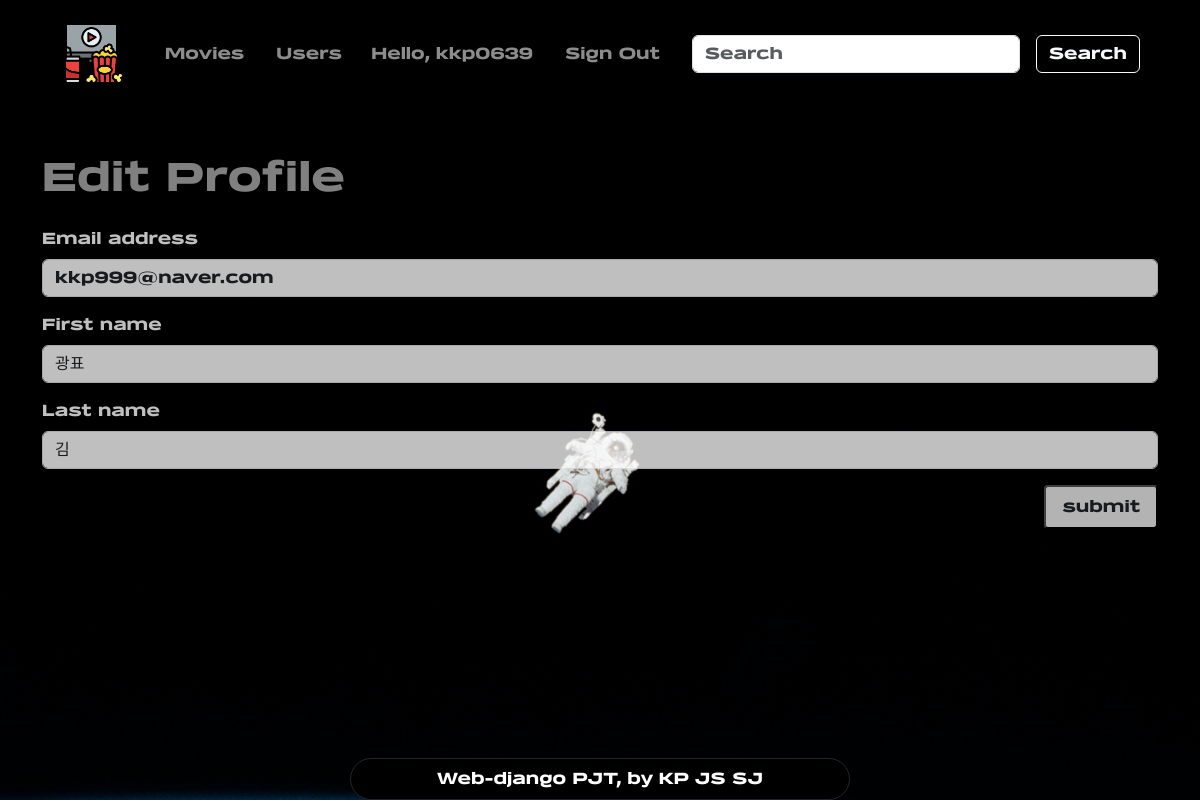
Page /accounts/update/ (signed in) on the committed database.
### accounts/models.py (models this page shows)
class User(AbstractUser):
    pass

### accounts/views.py (the view)
# urls.py: path("update/", views.update, name="update"),
@login_required
def update(request):
    if request.method == "POST":
        form = CustomUserChangeForm(request.POST, instance=request.user)
        if form.is_valid():
            form.save()
            messages.success(request, "회원정보 수정이 완료되었습니다.")
            return redirect("articles:index")
    else:
        form = CustomUserChangeForm(instance=request.user)
    context = {
        "form": form,
    }
    return render(request, "accounts/update.html", context)

### accounts/forms.py
class CustomUserChangeForm(UserChangeForm):
    class Meta(UserChangeForm.Meta):
        model = get_user_model()
        fields = (
            "email",
            "first_name",
            "last_name",
        )

### accounts/templates/accounts/update.html (shortened to what this page needs)
{% extends 'base.html' %}
{% block content %}
  {% load django_bootstrap5 %}
  <div class="container py-5">
    <h1 class="text-white opacity-50 pb-3">
      Edit Profile
    </h1>
    <form action="{% url 'accounts:update' %}" method="POST" class="text-white opacity-75">
      {% bootstrap_field form.email %}
      {% bootstrap_field form.first_name %}
      {% bootstrap_field form.last_name %}
      <div class="text-end">
        <input type="submit" value="submit" class="text-dark px-3 py-2 rounded-1">
      </div>
    </form>
  </div>
{% endblock content %}

### templates/base.html (shortened to what this page needs)
{% load static %}
{% load django_bootstrap5 %}
<!DOCTYPE html>
<html lang="en">
  <head>
    {% bootstrap_css %}
    <link rel="stylesheet" href="https://cdn.jsdelivr.net/npm/bootstrap-icons@1.9.1/font/bootstrap-icons.css">
    <link rel="stylesheet" href="{% static 'css/style.css' %}" type="text/css">
  </head>
  <body class="background-img">
    <nav class="navbar navbar-expand-lg navbar-dark bg-black py-3">
      <div class="container-fluid w-100">
        <a class="navbar-brand ms-5" href="{% url 'articles:index' %}">
          <img class="" src="{% static 'images/logo.png' %}" alt="logo" height="65">
        </a>
        <div class="collapse navbar-collapse" id="navbarSupportedContent">
          <ul class="navbar-nav me-auto mb-2 mb-lg-0">
            <li class="nav-item mx-3">
              <a class="nav-link" href="{% url 'articles:index' %}">Movies</a>
            </li>
            <li class="nav-item">
              <a class="nav-link" href="{% url 'accounts:userlist' %}">Users</a>
            </li>
          </ul>
          {% if user.is_authenticated %}
            <ul class="navbar-nav">
              <li class="nav-item mx-2">
                <a class="nav-link" href="{% url 'accounts:profile' user.pk %}">Hello,
                  {{ request.user.username }}</a>
              </li>
              <a class="nav-link mx-2" href="{% url 'accounts:logout' %}">Sign Out</a>
            </ul>
          {% endif %}
          <form class="d-flex me-5" role="search">
            <input class="form-control mx-3" type="search" placeholder="Search" aria-label="Search">
            <button class="btn btn-outline-light" type="submit">Search</button>
          </form>
        </div>
      </div>
    </nav>
    {% block content %}{% endblock %}
    <footer class="text-center">
      <div class="position-fixed bottom-0 w-100 d-flex justify-content-center">
        <div class="bg-black py-2 col-5 rounded-5 border border-dark">
          <p class="text-white m-0">Web-django PJT, by KP JS SJ</p>
        </div>
      </div>
      <div class="m-5">
        <br>
      </div>
    </footer>
  </body>
</html>

### static/css/style.css (style rules this page uses)
body { width: 100vw; height: auto; font-family: "belgro"; background-image: url("../images/universe.jpg"); background-repeat: no-epeat; background-size: cover; }

### rows in the picture
User: user.username "kkp0639", email "kkp999@naver.com", first_name "광표", last_name "김"
